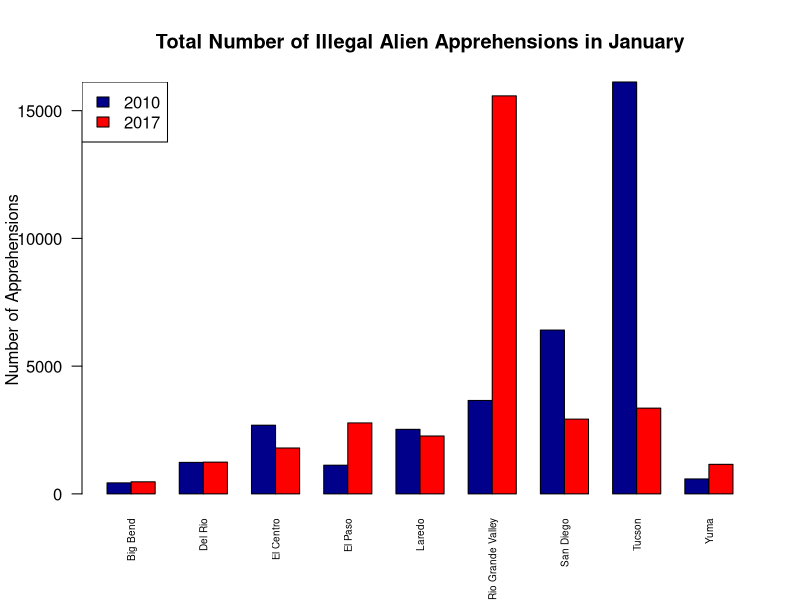
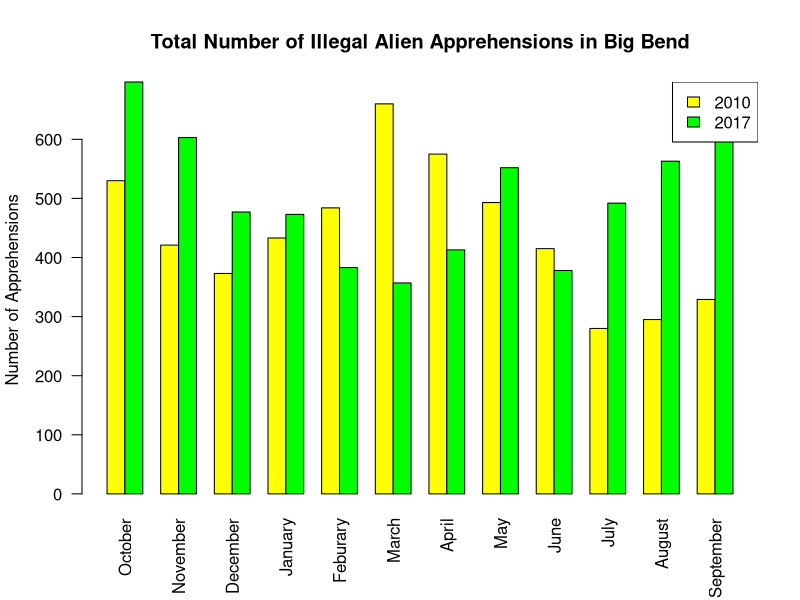

The R source for these figures, in order:
# Load the data
PB2010 <- read.csv('./Data/BP Apprehensions 2010.csv')
PB2017 <- read.csv('./Data/PB Apprehensions 2017.csv')
monthly <- read.csv('./Data/PB monthly summaries.csv')

# Clean the data
PB2017 <- PB2017[,-14]
PB2017 <- PB2017[-10,]
PB2017 <- cbind(Sector=PB2010$Sector,as.data.frame(sapply(PB2017[2:ncol(PB2017)],function(x){as.integer(gsub(',','',x))})))

# Save cleaned data
saveRDS(PB2010,file="./Data/PB Apprehensions 2010.rds")
saveRDS(PB2017,file='./Data/PB Apprehensions 2017.rds')
saveRDS(monthly,file='./Data/PB monthly summaries.rds')

# Compare by month

# write a function that would produce barplots by month
# PB1 and PB2 should be dataframes, and the function is designed to let PB2010 = PB1 and PB2017 = PB2
# n should be a string that indicates the month of the graph

month_graph <- function(PB1,PB2,n){
    month <- c('October','November','December','January','Feburary','March','April','May','June','July','August',
               'September')
    time <- which(month==n)
    m <- rbind(PB1[,time+1],PB2[,time+1])
    rownames(m) <- c('2010','2017')
    colnames(m) <- PB2010$Sector
    barplot(as.matrix(m),col=c('darkblue','red'),ylab='Number of Apprehensions',
            main=paste('Total Number of Illegal Alien Apprehensions in', n,sep = ' '),
            beside = TRUE,las=2,cex.names = 0.6)
    legend("topleft", 
           legend = rownames(m), 
           fill = c("darkblue", "red"))
}

# an example of the function above
month_graph(PB2010,PB2017,'January')

# Compare by sector

# write a function that would produce barplots by sector
# PB1 and PB2 should be dataframes, and the functions is designed to take PB2010 as PB1 and PB2017 as PB2
# n should be a string that indicates the sector of the graph

sector_graph <- function(PB1,PB2,n){
    sector <- as.character(PB2010$Sector)
    s <- which(sector==n)
    m <- rbind(PB1[s,-1],PB2[s,-1])
    rownames(m) <- c('2010','2017')
    colnames(m) <- c('October','November','December','January','Feburary','March','April','May','June','July','August',
                    'September')
    barplot(as.matrix(m),col=c('yellow','green'),ylab='Number of Apprehensions',
            main=paste('Total Number of Illegal Alien Apprehensions in',n,sep = ' '),
            beside = TRUE, las=2)
    legend("topright", 
           legend = rownames(m), 
           fill = c("yellow", "green"))
}

# an example of the function above

sector_graph(PB2010,PB2017,'Big Bend')

# Sector with most apprehensions in 2010
PB2010$Total <- apply(PB2010[,-1],1,sum)
most_2010 <- PB2010[PB2010$Total==max(PB2010$Total),]

# Sector with most apprehensions in 2017
PB2017$Total <- apply(PB2017[,-1],1,sum)
most_2017 <- PB2017[PB2017$Total==max(PB2017$Total),]

# Combine these two rows as a new matrix
most <- t(rbind(most_2010,most_2017))
colnames(most) <- c('2010','2017')
most <- most[-1,]
most <- most[-13,]

# Three months periods

# By sector


# # Time series data
# ts <- as.vector(t(monthly[,-1]))
# ts3 <- ts(ts2, start = c(2000,10), frequency=12)


# ts.plot(ts1)

# monthly data mean
monthly$mean <- apply(monthly[,-1],1,mean)



# three_period <- function(x) {
#   period <- data.frame()
#   for (i in (1:nrow(new_month))) {
#     for (j in (1:(ncol(new_month)-2))){
#       period[i,j] <- new_month[i,j]+new_month[i,j+1]+new_month[i,j+2]
#     }
#   }
#   colnames(period) <- c('Jan-Mar','Feb-Apr','Mar-May','Apr-Jun','May-Jul','Jun-Aug','Jul-Sep',
#                         'Aug-Oct','Sep-Nov','Oct-Dec')
#   rownames(period) <- monthly$year
#   period
# }
# 
# three_period()
